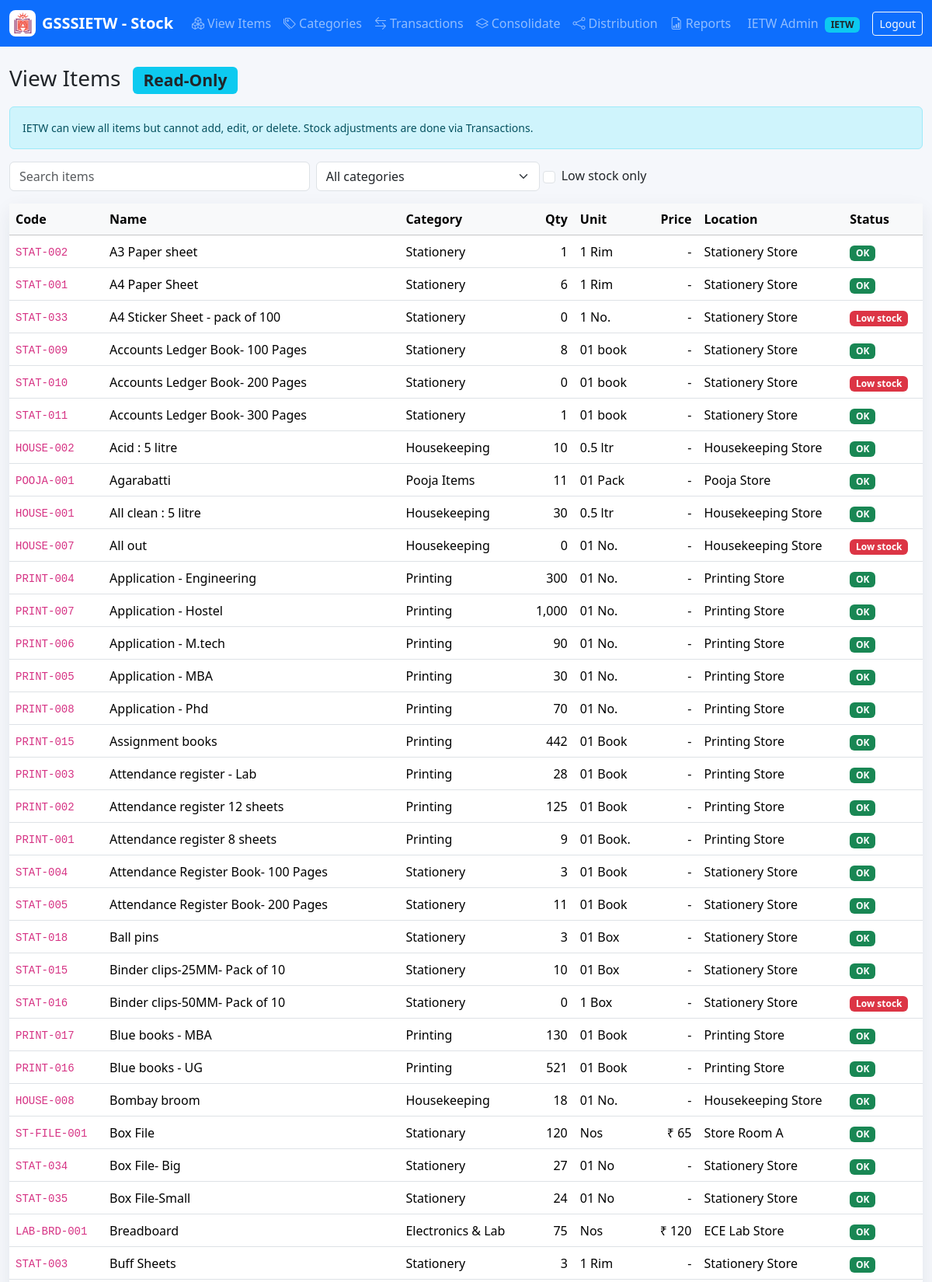
The app's page /IETW/items.php (signed in, upper part) with its own data.
### tables this page shows
CREATE TABLE `items` (
  `id` int NOT NULL AUTO_INCREMENT,
  `item_code` varchar(60) NOT NULL,
  `item_name` varchar(180) NOT NULL,
  `category_id` int NOT NULL,
  `quantity` decimal(12,2) NOT NULL DEFAULT '0.00',
  `unit` varchar(40) NOT NULL DEFAULT 'Nos',
  `unit_price` decimal(12,2) NOT NULL DEFAULT '0.00',
  `minimum_stock` decimal(12,2) NOT NULL DEFAULT '0.00',
  `storage_location` varchar(160) DEFAULT NULL,
  `description` text,
  `status` enum('ACTIVE','INACTIVE') NOT NULL DEFAULT 'ACTIVE',
  `archive_reason` text,
  `archived_by` int DEFAULT NULL,
  `archived_at` datetime DEFAULT NULL,
  `deletion_approval_status` enum('NOT_REQUESTED','PENDING_GSSSR','APPROVED_BY_GSSSR','REJECTED_BY_GSSSR') NOT NULL DEFAULT 'NOT_REQUESTED',
  `invoice_path` varchar(255) DEFAULT NULL,
  `created_by` int DEFAULT NULL,
  `created_at` timestamp NULL DEFAULT CURRENT_TIMESTAMP,
  `updated_at` timestamp NULL DEFAULT NULL ON UPDATE CURRENT_TIMESTAMP,
  `deleted_at` timestamp NULL DEFAULT NULL,
  PRIMARY KEY (`id`),
  UNIQUE KEY `item_code` (`item_code`),
  KEY `idx_items_category` (`category_id`),
  KEY `idx_items_low_stock` (`quantity`,`minimum_stock`),
  KEY `created_by` (`created_by`),
  KEY `archived_by` (`archived_by`),
  CONSTRAINT `items_ibfk_1` FOREIGN KEY (`category_id`) REFERENCES `categories` (`id`),
  CONSTRAINT `items_ibfk_2` FOREIGN KEY (`created_by`) REFERENCES `users` (`id`),
  CONSTRAINT `items_ibfk_3` FOREIGN KEY (`archived_by`) REFERENCES `users` (`id`)
);

CREATE TABLE `categories` (
  `id` int NOT NULL AUTO_INCREMENT,
  `name` varchar(120) NOT NULL,
  `description` text,
  `created_at` timestamp NULL DEFAULT CURRENT_TIMESTAMP,
  PRIMARY KEY (`id`),
  UNIQUE KEY `name` (`name`)
);

### includes/db.php (called while the page is built, shortened)
<?php
final class Database
{
    private static ?PDO $pdo = null;
    public static function conn(): PDO
    {
        if (self::$pdo === null) {
            $dsn = 'mysql:host=' . DB_HOST . ';dbname=' . DB_NAME . ';charset=utf8mb4';
            self::$pdo = new PDO($dsn, DB_USER, DB_PASS, [
                PDO::ATTR_ERRMODE => PDO::ERRMODE_EXCEPTION,
                PDO::ATTR_DEFAULT_FETCH_MODE => PDO::FETCH_ASSOC,
                PDO::ATTR_EMULATE_PREPARES => false,
            ]);
        }
        return self::$pdo;
    }
}

### IETW/items.php (the view, shortened to what this page needs)
<?php
require_once __DIR__ . '/../includes/layout.php';
$low = isset($_GET['low']);
$params = [];
$where = 'WHERE i.deleted_at IS NULL AND i.status = "ACTIVE"';
$items = rows("SELECT i.*, c.name category_name FROM items i JOIN categories c ON c.id=i.category_id $where ORDER BY i.item_name", $params);
?>
<div class="d-flex flex-wrap justify-content-between align-items-center gap-2 mb-3">
  <h1 class="h3 mb-0">View Items <span class="badge bg-info text-dark ms-2">Read-Only</span></h1>
</div>
<div class="alert alert-info small">IETW can view all items but cannot add, edit, or delete. Stock adjustments are done via Transactions.</div>
<form class="row g-2 mb-3">
  <div class="col-md-4">
    <input class="form-control" data-filter-table="#itemsTable" placeholder="Search items">
  </div>
  <div class="col-md-3">
    <select name="category" class="form-select" onchange="this.form.submit()">
      <option value="">All categories</option>
    </select>
  </div>
  <div class="col-md-3 form-check d-flex align-items-center ps-4">
    <input class="form-check-input me-2" type="checkbox" name="low" value="1" onchange="this.form.submit()" <?= $low ? 'checked' : '' ?>>
    <label class="form-check-label">Low stock only</label>
  </div>
</form>
<div class="card metric-card">
  <div class="card-body p-0">
    <div class="table-responsive">
      <table class="table table-hover align-middle mb-0" id="itemsTable">
        <thead class="table-light">
          <tr>
            <th>Code</th>
            <th>Name</th>
            <th>Category</th>
            <th class="text-end">Qty</th>
            <th>Unit</th>
            <th class="text-end">Price</th>
            <th>Location</th>
            <th>Status</th>
          </tr>
        </thead>
        <tbody>
          <?php if (empty($items)): ?>
          <tr>
            <td colspan="8" class="text-center text-muted py-4">No items found.</td>
          </tr>
          <?php else: ?>
            <?php foreach ($items as $i): ?>
            <tr>
              <td><code><?= e($i['item_code']) ?></code></td>
              <td><?= e($i['item_name']) ?></td>
              <td><?= e($i['category_name']) ?></td>
              <td class="text-end"><?= e(number_format((float)$i['quantity'], 0)) ?></td>
              <td><?= e($i['unit']) ?></td>
              <td class="text-end"><?= (float)$i['unit_price'] > 0 ? '₹ ' . number_format((float)$i['unit_price'], 0) : '-' ?></td>
              <td><?= e($i['storage_location']) ?></td>
              <td><?= stock_badge($i) ?></td>
            </tr>
            <?php endforeach; ?>
          <?php endif; ?>
        </tbody>
      </table>
    </div>
  </div>
</div>

### includes/functions.php (shortened to what this page needs)
<?php
require_once __DIR__ . '/db.php';
function e(?string $value): string
{
    return htmlspecialchars((string)$value, ENT_QUOTES, 'UTF-8');
}
function stock_badge(array $item): string
{
    if ((float)$item['quantity'] < (float)$item['minimum_stock']) {
        return '<span class="badge text-bg-danger">Low stock</span>';
    }
    return '<span class="badge text-bg-success">OK</span>';
}
function rows(string $sql, array $params = []): array
{
    $stmt = Database::conn()->prepare($sql);
    $stmt->execute($params);
    return $stmt->fetchAll();
}

### assets/css/app.css (style rules this page uses)
body { background: #f5f7fb; }
.metric-card { border: 0; border-radius: 8px; box-shadow: 0 8px 24px rgba(30, 41, 59, .08); }
.table thead th { white-space: nowrap; }

### records on screen
items: item_code "STAT-002", item_name "A3 Paper sheet", category.name "Stationery", quantity "1", unit "1 Rim", storage_location "Stationery Store"
items: item_code "STAT-001", item_name "A4 Paper Sheet", category.name "Stationery", quantity "6", unit "1 Rim", storage_location "Stationery Store"
items: item_code "STAT-033", item_name "A4 Sticker Sheet - pack of 100", category.name "Stationery", quantity "0", unit "1 No.", storage_location "Stationery Store", minimum_stock "Low stock"
items: item_code "STAT-009", item_name "Accounts Ledger Book- 100 Pages", category.name "Stationery", quantity "8", unit "01 book", storage_location "Stationery Store"
items: item_code "STAT-010", item_name "Accounts Ledger Book- 200 Pages", category.name "Stationery", quantity "0", unit "01 book", storage_location "Stationery Store", minimum_stock "Low stock"
items: item_code "STAT-011", item_name "Accounts Ledger Book- 300 Pages", category.name "Stationery", quantity "1", unit "01 book", storage_location "Stationery Store"
items: item_code "HOUSE-002", item_name "Acid : 5 litre", category.name "Housekeeping", quantity "10", unit "0.5 ltr", storage_location "Housekeeping Store"
items: item_code "POOJA-001", item_name "Agarabatti", category.name "Pooja Items", quantity "11", unit "01 Pack", storage_location "Pooja Store"
items: item_code "HOUSE-001", item_name "All clean : 5 litre", category.name "Housekeeping", quantity "30", unit "0.5 ltr", storage_location "Housekeeping Store"
items: item_code "HOUSE-007", item_name "All out", category.name "Housekeeping", quantity "0", unit "01 No.", storage_location "Housekeeping Store", minimum_stock "Low stock"
items: item_code "PRINT-004", item_name "Application - Engineering", category.name "Printing", quantity "300", unit "01 No.", storage_location "Printing Store"
items: item_code "PRINT-007", item_name "Application - Hostel", category.name "Printing", quantity "1,000", unit "01 No.", storage_location "Printing Store"
items: item_code "PRINT-006", item_name "Application - M.tech", category.name "Printing", quantity "90", unit "01 No.", storage_location "Printing Store"
items: item_code "PRINT-005", item_name "Application - MBA", category.name "Printing", quantity "30", unit "01 No.", storage_location "Printing Store"
items: item_code "PRINT-008", item_name "Application - Phd", category.name "Printing", quantity "70", unit "01 No.", storage_location "Printing Store"
items: item_code "PRINT-015", item_name "Assignment books", category.name "Printing", quantity "442", unit "01 Book", storage_location "Printing Store"
items: item_code "PRINT-003", item_name "Attendance register - Lab", category.name "Printing", quantity "28", unit "01 Book", storage_location "Printing Store"
items: item_code "PRINT-002", item_name "Attendance register 12 sheets", category.name "Printing", quantity "125", unit "01 Book", storage_location "Printing Store"
items: item_code "PRINT-001", item_name "Attendance register 8 sheets", category.name "Printing", quantity "9", unit "01 Book.", storage_location "Printing Store"
items: item_code "STAT-004", item_name "Attendance Register Book- 100 Pages", category.name "Stationery", quantity "3", unit "01 Book", storage_location "Stationery Store"
items: item_code "STAT-005", item_name "Attendance Register Book- 200 Pages", category.name "Stationery", quantity "11", unit "01 Book", storage_location "Stationery Store"
items: item_code "STAT-018", item_name "Ball pins", category.name "Stationery", quantity "3", unit "01 Box", storage_location "Stationery Store"
items: item_code "STAT-015", item_name "Binder clips-25MM- Pack of 10", category.name "Stationery", quantity "10", unit "01 Box", storage_location "Stationery Store"
items: item_code "STAT-016", item_name "Binder clips-50MM- Pack of 10", category.name "Stationery", quantity "0", unit "1 Box", storage_location "Stationery Store", minimum_stock "Low stock"
items: item_code "PRINT-017", item_name "Blue books - MBA", category.name "Printing", quantity "130", unit "01 Book", storage_location "Printing Store"
items: item_code "PRINT-016", item_name "Blue books - UG", category.name "Printing", quantity "521", unit "01 Book", storage_location "Printing Store"
items: item_code "HOUSE-008", item_name "Bombay broom", category.name "Housekeeping", quantity "18", unit "01 No.", storage_location "Housekeeping Store"
items: item_code "ST-FILE-001", item_name "Box File", category.name "Stationary", quantity "120", unit "Nos", unit_price "65", storage_location "Store Room A"
items: item_code "STAT-034", item_name "Box File- Big", category.name "Stationery", quantity "27", unit "01 No", storage_location "Stationery Store"
items: item_code "STAT-035", item_name "Box File-Small", category.name "Stationery", quantity "24", unit "01 No", storage_location "Stationery Store"
items: item_code "LAB-BRD-001", item_name "Breadboard", category.name "Electronics & Lab", quantity "75", unit "Nos", unit_price "120", storage_location "ECE Lab Store"
items: item_code "STAT-003", item_name "Buff Sheets", category.name "Stationery", quantity "3", unit "1 Rim", storage_location "Stationery Store"

### other values on screen
APP_SHORT_NAME "GSSSIETW - Stock"
$l[1] "View Items"
$l[1] "Categories"
$l[1] "Transactions"
$l[1] "Consolidate"
$l[1] "Distribution"
$l[1] "Reports"
$u['name'] "IETW Admin"
$role "IETW"
